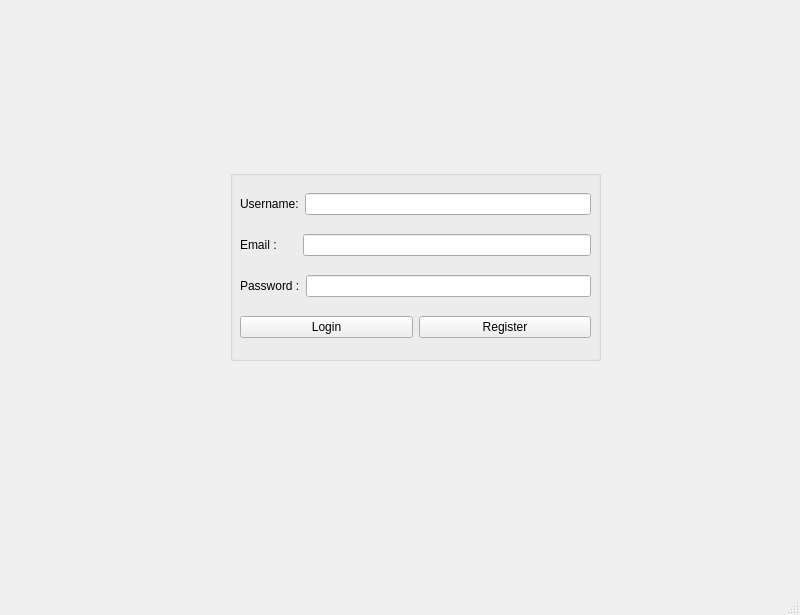
<?xml version="1.0" encoding="UTF-8"?>
<ui version="4.0">
 <class>MainWindow</class>
 <widget class="QMainWindow" name="MainWindow">
  <property name="geometry">
   <rect>
    <x>0</x>
    <y>0</y>
    <width>800</width>
    <height>615</height>
   </rect>
  </property>
  <property name="windowTitle">
   <string>Register</string>
  </property>
  <widget class="QWidget" name="centralwidget">
   <widget class="QLabel" name="lbxError">
    <property name="geometry">
     <rect>
      <x>240</x>
      <y>130</y>
      <width>341</width>
      <height>29</height>
     </rect>
    </property>
    <property name="text">
     <string/>
    </property>
   </widget>
   <widget class="QGroupBox" name="groupBox">
    <property name="geometry">
     <rect>
      <x>230</x>
      <y>170</y>
      <width>371</width>
      <height>191</height>
     </rect>
    </property>
    <property name="title">
     <string/>
    </property>
    <property name="alignment">
     <set>Qt::AlignCenter</set>
    </property>
    <property name="flat">
     <bool>false</bool>
    </property>
    <property name="checkable">
     <bool>false</bool>
    </property>
    <widget class="QWidget" name="verticalLayoutWidget">
     <property name="geometry">
      <rect>
       <x>10</x>
       <y>10</y>
       <width>351</width>
       <height>171</height>
      </rect>
     </property>
     <layout class="QVBoxLayout" name="verticalLayout">
      <item>
       <layout class="QHBoxLayout" name="horizontalLayout_4">
        <item>
         <widget class="QLabel" name="lblUsername">
          <property name="focusPolicy">
           <enum>Qt::NoFocus</enum>
          </property>
          <property name="toolTipDuration">
           <number>0</number>
          </property>
          <property name="text">
           <string>Username:</string>
          </property>
         </widget>
        </item>
        <item>
         <widget class="QLineEdit" name="leUsername">
          <property name="echoMode">
           <enum>QLineEdit::Normal</enum>
          </property>
         </widget>
        </item>
       </layout>
      </item>
      <item>
       <layout class="QHBoxLayout" name="horizontalLayout">
        <item>
         <widget class="QLabel" name="label">
          <property name="focusPolicy">
           <enum>Qt::NoFocus</enum>
          </property>
          <property name="toolTipDuration">
           <number>0</number>
          </property>
          <property name="text">
           <string>Email :      </string>
          </property>
         </widget>
        </item>
        <item>
         <widget class="QLineEdit" name="leEmail">
          <property name="echoMode">
           <enum>QLineEdit::Normal</enum>
          </property>
         </widget>
        </item>
       </layout>
      </item>
      <item>
       <layout class="QHBoxLayout" name="horizontalLayout_2">
        <item>
         <widget class="QLabel" name="label_2">
          <property name="text">
           <string>Password :</string>
          </property>
         </widget>
        </item>
        <item>
         <widget class="QLineEdit" name="lePassword">
          <property name="echoMode">
           <enum>QLineEdit::Password</enum>
          </property>
         </widget>
        </item>
       </layout>
      </item>
      <item>
       <layout class="QHBoxLayout" name="horizontalLayout_3">
        <item>
         <widget class="QPushButton" name="btnReturnLogin">
          <property name="focusPolicy">
           <enum>Qt::ClickFocus</enum>
          </property>
          <property name="text">
           <string>Login</string>
          </property>
         </widget>
        </item>
        <item>
         <widget class="QPushButton" name="btnRegister">
          <property name="text">
           <string>Register</string>
          </property>
         </widget>
        </item>
       </layout>
      </item>
     </layout>
    </widget>
   </widget>
  </widget>
  <widget class="QMenuBar" name="menubar">
   <property name="geometry">
    <rect>
     <x>0</x>
     <y>0</y>
     <width>800</width>
     <height>26</height>
    </rect>
   </property>
  </widget>
  <widget class="QStatusBar" name="statusbar"/>
 </widget>
 <resources/>
 <connections/>
</ui>
